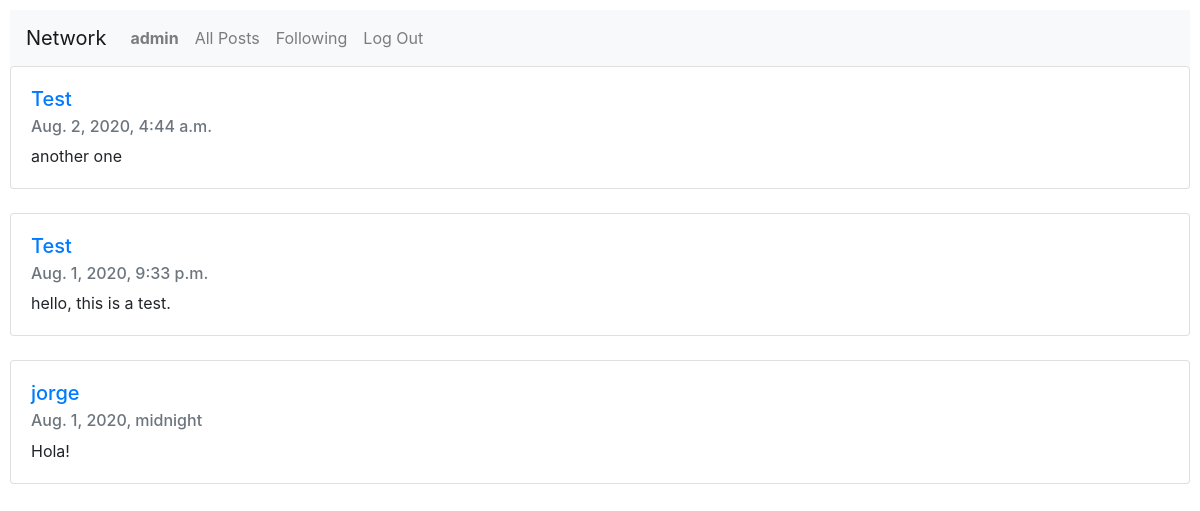
The app's page /following (signed in), older data.
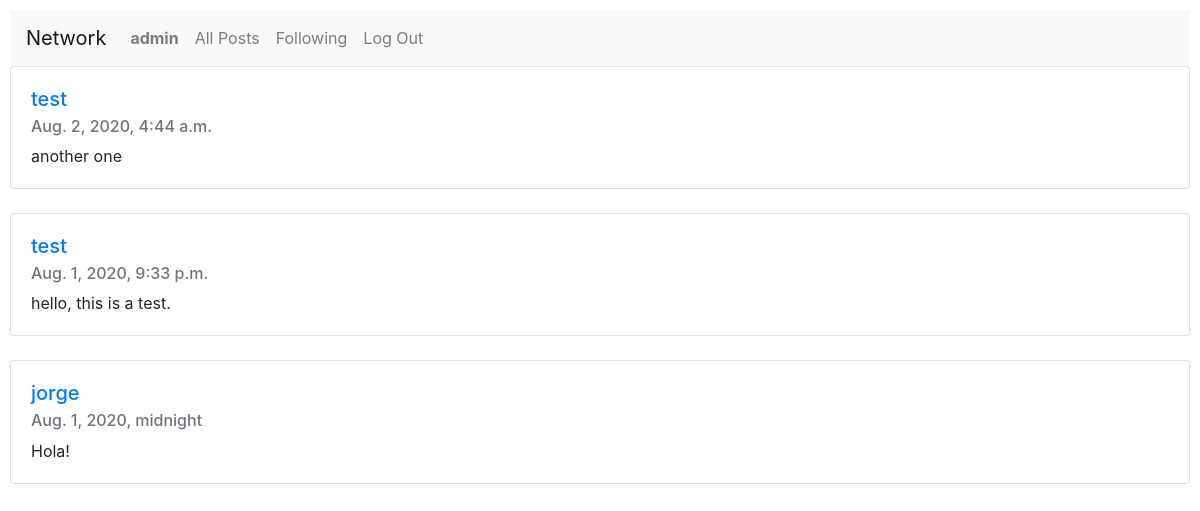
The same page, newer data.
### network/models.py (models this page shows)
class Post(models.Model):
    user = models.ForeignKey(User, on_delete=models.CASCADE, related_name="posts")
    content = models.CharField(max_length=512)
    date_added = models.DateTimeField(auto_now_add=True)

class User(AbstractUser):
    pass

### network/views.py (the view)
# urls.py: path("following", views.following, name="following")
@login_required
def following(request):
    current_user = request.user
    follows = current_user.user_profile.follows.all()
    posts = [post for user_profile in follows
            for post in user_profile.user.posts.all()]
    posts.sort(key=lambda post: post.date_added)
    return render(request, "network/following.html",{
        "posts": [post for post in posts[::-1]]
    })

### network/templates/network/following.html
{% extends "network/layout.html" %}
{% block body %}
    {% for post in posts %}
    <div class="card">
        <div class="card-body">
            <h5 class="card-title"><a href="{% url 'userprofile' post.user.id %}">{{post.user}}</a></h5>
            <h6 class="card-subtitle mb-2 text-muted">{{post.date_added}}</h6>
            <p class="card-text">{{post.content}}</p>
        </div>
    </div>
    <br>
    {% endfor %}
{% endblock %}

Row changes from the older to the newer data that the page shows:
changed through a linked row, Post "Aug. 2, 2020, 4:44 a.m.": user "Test" → "test"
changed through a linked row, Post "Aug. 1, 2020, 9:33 p.m.": user "Test" → "test"
